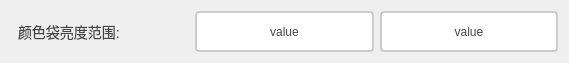
      <widget class="QWidget" name="layoutWidget_11">
       <property name="geometry">
        <rect>
         <x>10</x>
         <y>560</y>
         <width>569</width>
         <height>63</height>
        </rect>
       </property>
       <layout class="QHBoxLayout" name="horizontalLayout_52">
        <item>
         <widget class="QLabel" name="label_61">
          <property name="styleSheet">
           <string notr="true">/* 基础标签样式 */
QLabel {
    color: #444444;          /* 主文字色 */
    font-size: 14px;         /* 标准字号 */
    background: transparent; /* 透明背景 */
    padding: 2px 4px;        /* 基础内边距 */
}

/* 标题样式 */
QLabel.title {
    font-size: 16px;
    font-weight: 600;
    color: #333333;
    border-bottom: 1px solid #DDDDDD; /* 下划线装饰 */
    padding-bottom: 4px;
}

/* 副标题/次要文本 */
QLabel.subtitle {
    color: #666666;
    font-size: 13px;
    font-style: italic;
}

/* 强调文本 */
QLabel.emphasis {
    color: #333333;
    font-weight: 500;
    background-color: #F5F5F5;
    border-radius: 3px;
    padding: 4px 8px;
}

/* 状态标签（成功/警告/错误） */
QLabel[state=&quot;success&quot;] {
    color: #228B22;          /* 森林绿 */
    border-left: 3px solid #228B22;
    padding-left: 8px;
}

QLabel[state=&quot;warning&quot;] {
    color: #FF8C00;          /* 暗橙 */
    border-left: 3px solid #FF8C00;
    padding-left: 8px;
}

QLabel[state=&quot;error&quot;] {
    color: #B22222;          /* 砖红 */
    border-left: 3px solid #B22222;
    padding-left: 8px;
}

/* 数据展示标签 */
QLabel.data {
    color: #2F4F4F;          /* 深石板灰 */
    font-family: monospace;
    border: 1px solid #E0E0E0;
    background-color: #FFFFFF;
    padding: 6px 12px;
    border-radius: 4px;
}

/* 禁用状态 */
QLabel:disabled {
    color: #AAAAAA;
    background-color: transparent;
}

/* 链接样式（伪链接效果） */
QLabel.link {
    color: #4682B4;          /* 钢蓝 */
    text-decoration: underline;
    border-bottom: 1px dotted #4682B4;
}

/* 图标标签 */
QLabel.icon {
    qproperty-alignment: AlignCenter;
    border: 1px solid #E0E0E0;
    border-radius: 4px;
    background-color: #FFFFFF;
    padding: 12px;
}</string>
          </property>
          <property name="text">
           <string>颜色袋亮度范围:</string>
          </property>
         </widget>
        </item>
        <item>
         <widget class="QPushButton" name="btn_yansedailiangdufanweiMin">
          <property name="sizePolicy">
           <sizepolicy hsizetype="Minimum" vsizetype="Minimum">
            <horstretch>0</horstretch>
            <verstretch>0</verstretch>
           </sizepolicy>
          </property>
          <property name="styleSheet">
           <string notr="true">QPushButton {
    padding: 6px 14px;
    border: 2px solid #CCC;
    border-radius: 4px;
    background-color: white;
    color: #444;
}

QPushButton:hover {
    border-color: #999;
    background-color: #F5F5F5;
}

QPushButton:pressed {
    border-color: #777;
    background-color: #EEE;
}</string>
          </property>
          <property name="text">
           <string>value</string>
          </property>
         </widget>
        </item>
        <item>
         <widget class="QPushButton" name="btn_yansedailiangdufanweiMax">
          <property name="sizePolicy">
           <sizepolicy hsizetype="Minimum" vsizetype="Minimum">
            <horstretch>0</horstretch>
            <verstretch>0</verstretch>
           </sizepolicy>
          </property>
          <property name="styleSheet">
           <string notr="true">QPushButton {
    padding: 6px 14px;
    border: 2px solid #CCC;
    border-radius: 4px;
    background-color: white;
    color: #444;
}

QPushButton:hover {
    border-color: #999;
    background-color: #F5F5F5;
}

QPushButton:pressed {
    border-color: #777;
    background-color: #EEE;
}</string>
          </property>
          <property name="text">
           <string>value</string>
          </property>
         </widget>
        </item>
       </layout>
      </widget>
